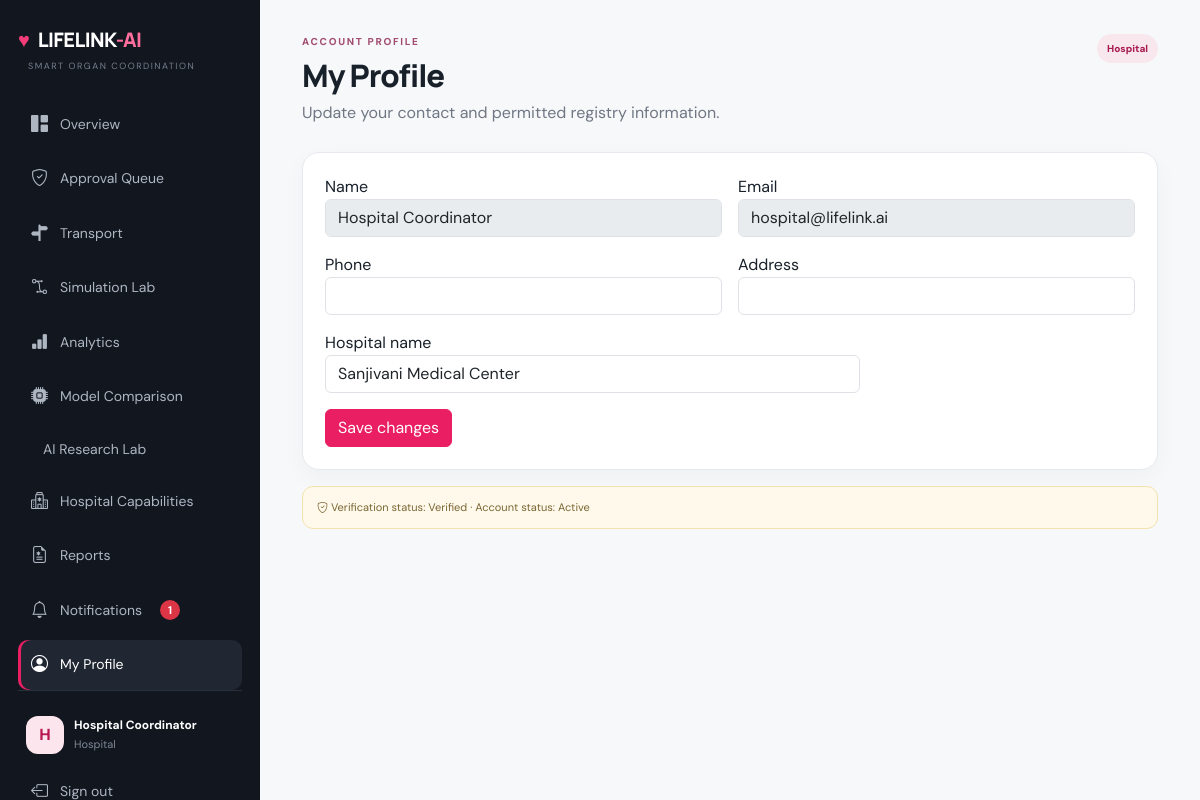
The page /profile (signed in) on the database its author committed.
### app/models.py (models this page shows)
class User(UserMixin, db.Model):
    id = db.Column(db.Integer, primary_key=True)
    name = db.Column(db.String(120), nullable=False)
    email = db.Column(db.String(160), unique=True, nullable=False)
    password = db.Column(db.String(255), nullable=False)
    role = db.Column(db.String(30), nullable=False)
    hospital = db.Column(db.String(160))
    created_at = db.Column(db.DateTime, default=datetime.utcnow)

class UserProfile(db.Model):
    id = db.Column(db.Integer, primary_key=True)
    user_id = db.Column(db.Integer, db.ForeignKey('user.id'), unique=True, nullable=False)
    phone = db.Column(db.String(30))
    address = db.Column(db.String(255))
    government_id = db.Column(db.String(120))
    hospital_registration = db.Column(db.String(120))
    donor_id = db.Column(db.Integer, db.ForeignKey('donor.id'))
    recipient_id = db.Column(db.Integer, db.ForeignKey('recipient.id'))
    verification_status = db.Column(db.String(30), default='Pending')
    account_status = db.Column(db.String(30), default='Active')
    risk_score = db.Column(db.Integer, default=0)
    last_login = db.Column(db.DateTime)
    last_ip = db.Column(db.String(80))
    failed_logins = db.Column(db.Integer, default=0)
    created_at = db.Column(db.DateTime, default=datetime.utcnow)
    user = db.relationship('User', backref=db.backref('profile', uselist=False))
    donor = db.relationship('Donor', foreign_keys=[donor_id])
    recipient = db.relationship('Recipient', foreign_keys=[recipient_id])

### app/routes.py (the view, shortened to what this page needs)
@bp.route('/profile', methods=['GET','POST'])
@login_required
def profile():
    p=get_profile();
    if not p: abort(404)
    return render_template('profile.html',profile=p,organs=ORGANS,blood=BLOOD,**page_data())

### app/routes.py (called while the page is built)
@bp.before_app_request
def csrf_protect():
    if 'csrf_token' not in request.cookies:
        pass
    from flask import session
    if 'csrf_token' not in session: session['csrf_token']=secrets.token_urlsafe(32)
    if request.method=='POST' and request.endpoint not in {'main.login','main.register'}:
        token=(request.get_json(silent=True) or {}).get('_csrf') if request.is_json else request.form.get('_csrf')
        if not token or not secrets.compare_digest(token,session['csrf_token']): abort(400, description='Invalid or missing security token. Refresh the page and try again.')

def get_profile(user=None):
    u=user or current_user
    return UserProfile.query.filter_by(user_id=u.id).first() if getattr(u,'id',None) else None

def page_data():
    unread=0
    if current_user.is_authenticated:
        unread=Notification.query.filter_by(user_id=current_user.id,is_read=False).count()
    return dict(active=request.endpoint or '', unread_notifications=unread)

### app/templates/profile.html
{% extends 'base.html' %}{% block title %}My Profile · LifeLink-AI{% endblock %}{% block content %}
<div class="topbar"><div><div class="eyebrow">ACCOUNT PROFILE</div><h1>My Profile</h1><p class="muted">Update your contact and permitted registry information.</p></div><span class="badge-soft">{{current_user.role}}</span></div>
<div class="panel"><form method="post" class="row g-3"><div class="col-md-6"><label>Name</label><input class="form-control" value="{{current_user.name}}" disabled></div><div class="col-md-6"><label>Email</label><input class="form-control" value="{{current_user.email}}" disabled></div><div class="col-md-6"><label>Phone</label><input name="phone" class="form-control" value="{{profile.phone or ''}}"></div><div class="col-md-6"><label>Address</label><input name="address" class="form-control" value="{{profile.address or ''}}"></div>
{% if current_user.role in ['Donor','Recipient'] %}<div class="col-md-4"><label>Organ</label><select name="organ" class="form-select">{% for o in organs %}<option {% if (profile.donor.organ if profile.donor else profile.recipient.organ)==o %}selected{% endif %}>{{o}}</option>{% endfor %}</select></div><div class="col-md-4"><label>Blood group</label><select name="blood_group" class="form-select">{% for b in blood %}<option {% if (profile.donor.blood_group if profile.donor else profile.recipient.blood_group)==b %}selected{% endif %}>{{b}}</option>{% endfor %}</select></div><div class="col-md-4"><label>Location / Hospital</label><input name="location" class="form-control" value="{{profile.donor.location if profile.donor else profile.recipient.location}}"></div>{% if current_user.role=='Recipient' %}<div class="col-md-4"><label>Urgency</label><select name="urgency" class="form-select">{% for u in ['Normal','Urgent','Critical'] %}<option {% if profile.recipient.urgency==u %}selected{% endif %}>{{u}}</option>{% endfor %}</select></div>{% endif %}{% elif current_user.role=='Hospital' %}<div class="col-md-8"><label>Hospital name</label><input name="hospital" class="form-control" value="{{current_user.hospital or ''}}"></div>{% endif %}
<div class="col-12"><button class="btn btn-primary">Save changes</button></div></form></div>
<div class="disclaimer"><i class="bi bi-shield-check"></i> Verification status: {{profile.verification_status}} · Account status: {{profile.account_status}}</div>{% endblock %}

### app/templates/base.html (shortened to what this page needs)
<!doctype html><html lang="en"><head><link href="https://cdn.jsdelivr.net/npm/bootstrap@5.3.3/dist/css/bootstrap.min.css" rel="stylesheet"><link href="https://cdn.jsdelivr.net/npm/bootstrap-icons@1.11.3/font/bootstrap-icons.css" rel="stylesheet"><link rel="stylesheet" href="{{url_for('static',filename='css/style.css')}}"></head><body>
{% if current_user.is_authenticated %}<aside class="sidebar"><div class="brand"><span class="logo-heart">♥</span> LIFELINK<span>-AI</span></div><div class="sidebar-label">SMART ORGAN COORDINATION</div><nav><a class="{{'active' if request.endpoint=='main.dashboard'}}" href="/dashboard"><i class="bi bi-grid-1x2-fill"></i> Overview</a>
{% if current_user.role in ['Admin','Doctor','Hospital'] %}<a class="{{'active' if request.endpoint=='main.approvals'}}" href="/approvals"><i class="bi bi-shield-check"></i> Approval Queue</a>{% endif %}
{% if current_user.role in ['Admin','Hospital'] %}<a class="{{'active' if request.endpoint=='main.transport'}}" href="/transport"><i class="bi bi-signpost-split-fill"></i> Transport</a><a class="{{'active' if request.endpoint=='main.simulation'}}" href="/simulation"><i class="bi bi-bezier2"></i> Simulation Lab</a>{% endif %}
{% if current_user.role in ['Admin','Doctor','Hospital'] %}<a class="{{'active' if request.endpoint=='main.analytics'}}" href="/analytics"><i class="bi bi-bar-chart-fill"></i> Analytics</a><a class="{{'active' if request.endpoint=='main.model_comparison'}}" href="/model-comparison"><i class="bi bi-cpu-fill"></i> Model Comparison</a><a class="{{'active' if request.endpoint=='main.ai_lab'}}" href="/ai-lab"> AI Research Lab</a>{% endif %}
{% if current_user.role in ['Admin','Hospital'] %}<a class="{{'active' if request.endpoint=='main.hospital_capabilities'}}" href="/hospital-capabilities"><i class="bi bi-hospital"></i> Hospital Capabilities</a>{% endif %}
<a class="{{'active' if request.endpoint in ['main.reports','main.before_report','main.after_report']}}" href="/reports"><i class="bi bi-file-earmark-medical"></i> Reports</a><a class="{{'active' if request.endpoint=='main.notifications'}}" href="/notifications"><i class="bi bi-bell"></i> Notifications {% if unread_notifications %}<span class="notification-count">{{unread_notifications}}</span>{% endif %}</a><a class="{{'active' if request.endpoint=='main.profile'}}" href="/profile"><i class="bi bi-person-circle"></i> My Profile</a></nav><div class="sidebar-bottom"><div class="mini-user"><div class="avatar">{{current_user.name[0]}}</div><div><b>{{current_user.name}}</b><small>{{current_user.role}}</small></div></div><a href="/logout"><i class="bi bi-box-arrow-left"></i> Sign out</a></div></aside><button class="mobile-menu" onclick="document.querySelector('.sidebar').classList.toggle('open')"></button>{% endif %}
<main class="{{'content' if current_user.is_authenticated else ''}}">{% block content %}{% endblock %}</main></body></html>

### app/static/css/style.css (style rules this page uses)
:root { --ink:#18202a;--muted:#6f7783;--line:#e8e9ee;--bg:#f7f8fa;--card:#fff;--pink:#e91e63;--pink2:#ad1457;--pink-soft:#fde8f0;--green:#11865a;--green-soft:#e7f7ef;--amber:#a46b00;--amber-soft:#fff5dc;--navy:#151a24 }
* { box-sizing:border-box }
body { margin:0;background:var(--bg);color:var(--ink);font-family:'DM Sans',sans-serif }
h1,h2,h3,h4,h5 { font-family:Manrope,sans-serif;font-weight:800 }
a { text-decoration:none;color:inherit }
.muted { color:var(--muted) }
.content { margin-left:260px;padding:34px 42px;min-height:100vh }
.sidebar { position:fixed;z-index:20;left:0;top:0;bottom:0;width:260px;background:#11161f;color:#fff;padding:26px 18px;display:flex;flex-direction:column }
.brand { font:800 20px Manrope,sans-serif;letter-spacing:-.6px }
.brand span:last-child { color:#ff6e9d }
.logo-heart { color:#f43d78;margin-right:5px }
.sidebar-label { font-size:9px;letter-spacing:1.5px;color:#78818e;margin:7px 10px 26px }
.sidebar nav { display:flex;flex-direction:column;gap:5px }
.sidebar nav a,.sidebar-bottom>a { padding:12px 13px;border-radius:10px;color:#aeb6c2;font-size:14px;display:flex;gap:12px;align-items:center }
.sidebar nav a i,.sidebar-bottom>a i { font-size:17px }
.sidebar nav a.active,.sidebar nav a:hover,.sidebar-bottom>a:hover { background:#202733;color:#fff }
.sidebar nav a.active { box-shadow:inset 3px 0 var(--pink) }
.sidebar-bottom { margin-top:auto;border-top:1px solid #29303b;padding-top:17px }
.mini-user { display:flex;gap:10px;align-items:center;padding:8px 8px 13px }
.mini-user b { display:block;font-size:12px }
.mini-user small { display:block;color:#7f8895;font-size:11px;margin-top:2px }
.avatar { height:38px;width:38px;border-radius:12px;background:#fce5ed;color:#b81752;display:grid;place-items:center;font-weight:800;flex:0 0 auto }
.topbar { display:flex;justify-content:space-between;align-items:flex-start;margin-bottom:27px }
.eyebrow { font-size:10px;font-weight:800;letter-spacing:1.7px;color:#a24d70;margin-bottom:8px }
.topbar h1 { font-size:31px;letter-spacing:-1px;margin:0 0 7px }
.topbar p { margin:0 }
.panel { background:#fff;border:1px solid var(--line);border-radius:17px;padding:22px;box-shadow:0 8px 24px rgba(24,32,42,.035) }
.btn-primary { background:var(--pink);border-color:var(--pink) }
.badge-soft { background:#f8e8ee;color:#a7194f;padding:7px 10px;border-radius:99px;font-size:10px;font-weight:800 }
.disclaimer { margin-top:16px;padding:12px 14px;background:#fff9eb;border:1px solid #f3e2ad;border-radius:11px;color:#7a6632;font-size:11px }

### app/templates/base.html (style rules this page uses)
.notification-count { display:inline-flex;align-items:center;justify-content:center;min-width:20px;height:20px;padding:0 5px;margin-left:6px;border-radius:999px;background:#dc3545;color:#fff;font-size:.7rem;font-weight:700 }

### rows shown on the page
User: name "H", name "Hospital Coordinator", role "Hospital", email "hospital@lifelink.ai", hospital "Sanjivani Medical Center"
UserProfile: verification_status "Verified", account_status "Active"

### other values the page prints
{{ unread_notifications }} "1"
